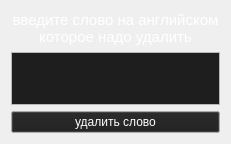
   <widget class="QWidget" name="verticalLayoutWidget_2">
    <property name="geometry">
     <rect>
      <x>1040</x>
      <y>480</y>
      <width>231</width>
      <height>128</height>
     </rect>
    </property>
    <layout class="QVBoxLayout" name="delete_word_layaut">
     <item>
      <widget class="QLabel" name="deleted_word_label">
       <property name="palette">
        <palette>
         <active>
          <colorrole role="WindowText">
           <brush brushstyle="SolidPattern">
            <color alpha="255">
             <red>255</red>
             <green>255</green>
             <blue>255</blue>
            </color>
           </brush>
          </colorrole>
          <colorrole role="ButtonText">
           <brush brushstyle="SolidPattern">
            <color alpha="255">
             <red>255</red>
             <green>255</green>
             <blue>255</blue>
            </color>
           </brush>
          </colorrole>
         </active>
         <inactive>
          <colorrole role="WindowText">
           <brush brushstyle="SolidPattern">
            <color alpha="255">
             <red>255</red>
             <green>255</green>
             <blue>255</blue>
            </color>
           </brush>
          </colorrole>
          <colorrole role="ButtonText">
           <brush brushstyle="SolidPattern">
            <color alpha="255">
             <red>255</red>
             <green>255</green>
             <blue>255</blue>
            </color>
           </brush>
          </colorrole>
         </inactive>
         <disabled>
          <colorrole role="WindowText">
           <brush brushstyle="SolidPattern">
            <color alpha="255">
             <red>120</red>
             <green>120</green>
             <blue>120</blue>
            </color>
           </brush>
          </colorrole>
          <colorrole role="ButtonText">
           <brush brushstyle="SolidPattern">
            <color alpha="255">
             <red>120</red>
             <green>120</green>
             <blue>120</blue>
            </color>
           </brush>
          </colorrole>
         </disabled>
        </palette>
       </property>
       <property name="font">
        <font>
         <pointsize>11</pointsize>
        </font>
       </property>
       <property name="text">
        <string>введите слово на английском которое надо удалить</string>
       </property>
       <property name="alignment">
        <set>Qt::AlignCenter</set>
       </property>
       <property name="wordWrap">
        <bool>true</bool>
       </property>
      </widget>
     </item>
     <item>
      <widget class="QTextEdit" name="delete_word_textedit">
       <property name="palette">
        <palette>
         <active>
          <colorrole role="Text">
           <brush brushstyle="SolidPattern">
            <color alpha="255">
             <red>255</red>
             <green>255</green>
             <blue>255</blue>
            </color>
           </brush>
          </colorrole>
          <colorrole role="Base">
           <brush brushstyle="SolidPattern">
            <color alpha="255">
             <red>30</red>
             <green>30</green>
             <blue>30</blue>
            </color>
           </brush>
          </colorrole>
          <colorrole role="PlaceholderText">
           <brush brushstyle="SolidPattern">
            <color alpha="128">
             <red>255</red>
             <green>255</green>
             <blue>255</blue>
            </color>
           </brush>
          </colorrole>
         </active>
         <inactive>
          <colorrole role="Text">
           <brush brushstyle="SolidPattern">
            <color alpha="255">
             <red>255</red>
             <green>255</green>
             <blue>255</blue>
            </color>
           </brush>
          </colorrole>
          <colorrole role="Base">
           <brush brushstyle="SolidPattern">
            <color alpha="255">
             <red>30</red>
             <green>30</green>
             <blue>30</blue>
            </color>
           </brush>
          </colorrole>
          <colorrole role="PlaceholderText">
           <brush brushstyle="SolidPattern">
            <color alpha="128">
             <red>255</red>
             <green>255</green>
             <blue>255</blue>
            </color>
           </brush>
          </colorrole>
         </inactive>
         <disabled>
          <colorrole role="Text">
           <brush brushstyle="SolidPattern">
            <color alpha="255">
             <red>120</red>
             <green>120</green>
             <blue>120</blue>
            </color>
           </brush>
          </colorrole>
          <colorrole role="Base">
           <brush brushstyle="SolidPattern">
            <color alpha="255">
             <red>93</red>
             <green>255</green>
             <blue>104</blue>
            </color>
           </brush>
          </colorrole>
          <colorrole role="PlaceholderText">
           <brush brushstyle="SolidPattern">
            <color alpha="128">
             <red>49</red>
             <green>54</green>
             <blue>59</blue>
            </color>
           </brush>
          </colorrole>
         </disabled>
        </palette>
       </property>
      </widget>
     </item>
     <item>
      <widget class="QPushButton" name="delete_word">
       <property name="palette">
        <palette>
         <active>
          <colorrole role="Button">
           <brush brushstyle="SolidPattern">
            <color alpha="255">
             <red>30</red>
             <green>30</green>
             <blue>30</blue>
            </color>
           </brush>
          </colorrole>
          <colorrole role="ButtonText">
           <brush brushstyle="SolidPattern">
            <color alpha="255">
             <red>255</red>
             <green>255</green>
             <blue>255</blue>
            </color>
           </brush>
          </colorrole>
         </active>
         <inactive>
          <colorrole role="Button">
           <brush brushstyle="SolidPattern">
            <color alpha="255">
             <red>30</red>
             <green>30</green>
             <blue>30</blue>
            </color>
           </brush>
          </colorrole>
          <colorrole role="ButtonText">
           <brush brushstyle="SolidPattern">
            <color alpha="255">
             <red>255</red>
             <green>255</green>
             <blue>255</blue>
            </color>
           </brush>
          </colorrole>
         </inactive>
         <disabled>
          <colorrole role="Button">
           <brush brushstyle="SolidPattern">
            <color alpha="255">
             <red>30</red>
             <green>30</green>
             <blue>30</blue>
            </color>
           </brush>
          </colorrole>
          <colorrole role="ButtonText">
           <brush brushstyle="SolidPattern">
            <color alpha="255">
             <red>120</red>
             <green>120</green>
             <blue>120</blue>
            </color>
           </brush>
          </colorrole>
         </disabled>
        </palette>
       </property>
       <property name="text">
        <string>удалить слово</string>
       </property>
      </widget>
     </item>
    </layout>
   </widget>
